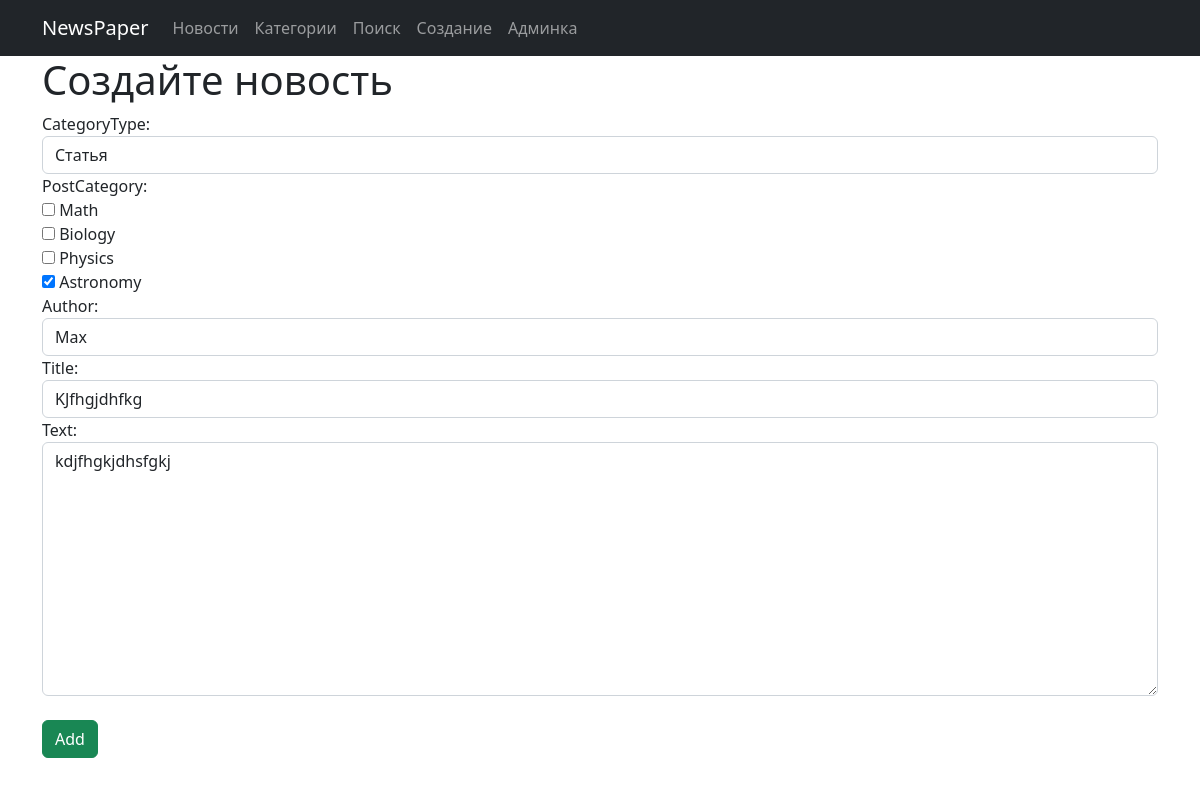
The page /news/update/29/ (signed in) on the database as committed earlier.
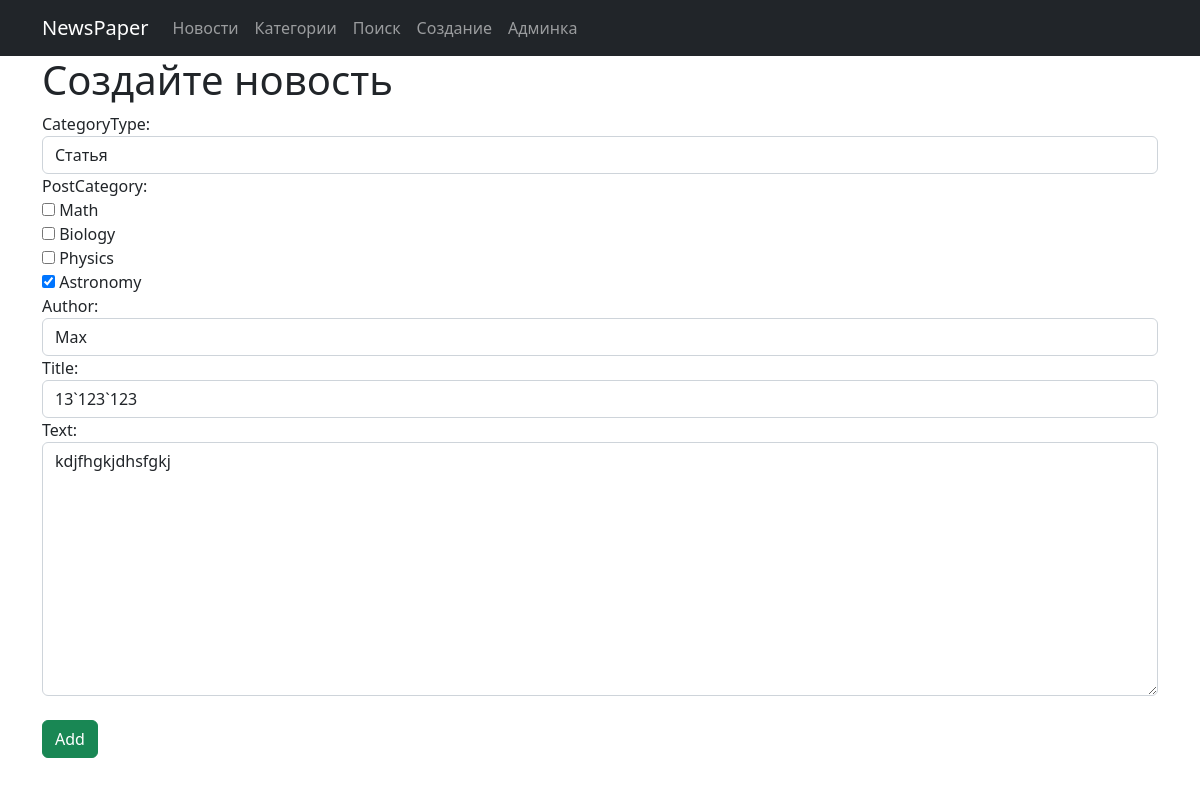
The same page on the database as committed later.
### news/models.py (models this page shows, shortened)
class Post(models.Model):
    author = models.ForeignKey(Author, on_delete=models.CASCADE)
    NEWS = 'NW'
    ARTICLE = 'AR'
    CATEGORY_CHOICES = (
        (NEWS, 'Новость'),
        (ARTICLE, 'Статья'),
    )
    categoryType = models.CharField(max_length=2, choices=CATEGORY_CHOICES, default=ARTICLE)
    dateCreation = models.DateTimeField(auto_now_add=True)
    postCategory = models.ManyToManyField(Category, through='PostCategory')
    title = models.CharField(max_length=128)
    text = models.TextField()
    rating = models.SmallIntegerField(default=0)

### news/views.py (the view)
# urls.py: path('update/<int:pk>/', PostUpdateView.as_view(), name='post_update'),
class PostUpdateView(PermissionRequiredMixin, UpdateView):
    permission_required = ('news.change_post')
    template_name = 'news/newscreate.html'
    form_class = PostForm
    def get_object(self, **kwargs):
        id = self.kwargs.get('pk')
        return Post.objects.get(pk=id)

### news/forms.py
class PostForm(ModelForm):
  class Meta:
    model = Post
    fields = ['categoryType','postCategory','author','title','text']
    widgets = {
        'categoryType' : forms.Select(attrs={'class': 'form-control',}),
        'postCategory' : forms.CheckboxSelectMultiple(),
        'author' : forms.Select(attrs={'class': 'form-control',}),
        'title' : forms.TextInput(attrs={'type': 'text', 'class': 'form-control', }),
        'text' : forms.Textarea(attrs={'class': 'form-control',}),
    }

### news/models.py (called while the page is built)
    def __str__(self):
        return self.authorUser.username

    def __str__(self):
        return f'{self.name}'

### news/templates/news/newscreate.html (shortened to what this page needs)
{% extends 'layout/default.html' %}
{% block content %}
<h1>Создайте новость</h1>
<form method="POST">
 {{ form }}
   <br>
   <input class="btn btn-success" type="submit" value="Add">
</form>
{% endblock content %}

Rows that differ between the two databases and show on the page:
changed Post "Статья": title "KJfhgjdhfkg" → "13`123`123"
